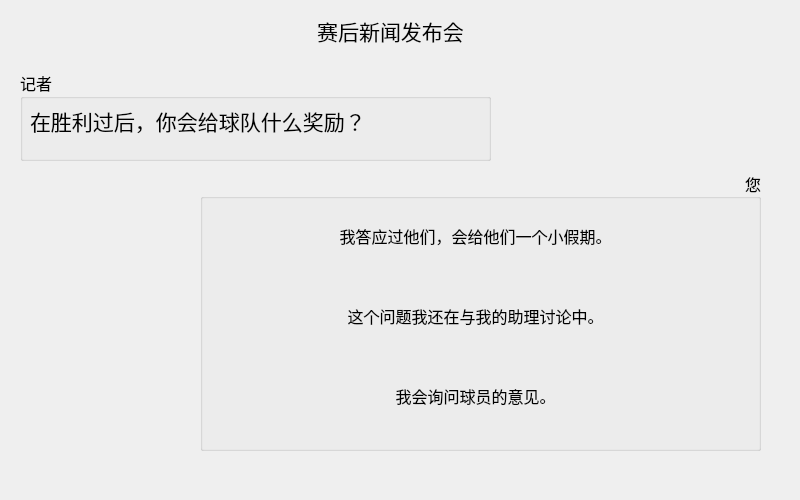
<?xml version="1.0" encoding="UTF-8"?>
<ui version="4.0">
 <class>afterGameWinDialog_3</class>
 <widget class="QDialog" name="afterGameWinDialog_3">
  <property name="geometry">
   <rect>
    <x>0</x>
    <y>0</y>
    <width>800</width>
    <height>500</height>
   </rect>
  </property>
  <property name="windowTitle">
   <string>Dialog</string>
  </property>
  <widget class="QLabel" name="label">
   <property name="geometry">
    <rect>
     <x>180</x>
     <y>10</y>
     <width>421</width>
     <height>41</height>
    </rect>
   </property>
   <property name="font">
    <font>
     <family>等线</family>
     <pointsize>16</pointsize>
    </font>
   </property>
   <property name="text">
    <string>赛后新闻发布会</string>
   </property>
   <property name="alignment">
    <set>Qt::AlignCenter</set>
   </property>
  </widget>
  <widget class="QGroupBox" name="groupBox">
   <property name="geometry">
    <rect>
     <x>20</x>
     <y>70</y>
     <width>471</width>
     <height>91</height>
    </rect>
   </property>
   <property name="font">
    <font>
     <family>等线</family>
     <pointsize>12</pointsize>
    </font>
   </property>
   <property name="title">
    <string>记者</string>
   </property>
   <widget class="QLabel" name="label_2">
    <property name="geometry">
     <rect>
      <x>10</x>
      <y>30</y>
      <width>441</width>
      <height>41</height>
     </rect>
    </property>
    <property name="font">
     <font>
      <family>楷体</family>
      <pointsize>16</pointsize>
     </font>
    </property>
    <property name="text">
     <string>在胜利过后，你会给球队什么奖励？</string>
    </property>
   </widget>
  </widget>
  <widget class="QGroupBox" name="groupBox_2">
   <property name="geometry">
    <rect>
     <x>200</x>
     <y>170</y>
     <width>561</width>
     <height>281</height>
    </rect>
   </property>
   <property name="font">
    <font>
     <family>等线</family>
     <pointsize>12</pointsize>
    </font>
   </property>
   <property name="title">
    <string>您</string>
   </property>
   <property name="alignment">
    <set>Qt::AlignRight|Qt::AlignTrailing|Qt::AlignVCenter</set>
   </property>
   <widget class="QToolButton" name="toolButton">
    <property name="geometry">
     <rect>
      <x>20</x>
      <y>40</y>
      <width>511</width>
      <height>51</height>
     </rect>
    </property>
    <property name="font">
     <font>
      <family>楷体</family>
     </font>
    </property>
    <property name="text">
     <string>我答应过他们，会给他们一个小假期。</string>
    </property>
    <property name="autoRaise">
     <bool>true</bool>
    </property>
   </widget>
   <widget class="QToolButton" name="toolButton_2">
    <property name="geometry">
     <rect>
      <x>20</x>
      <y>120</y>
      <width>511</width>
      <height>51</height>
     </rect>
    </property>
    <property name="font">
     <font>
      <family>楷体</family>
     </font>
    </property>
    <property name="text">
     <string>这个问题我还在与我的助理讨论中。</string>
    </property>
    <property name="autoRaise">
     <bool>true</bool>
    </property>
   </widget>
   <widget class="QToolButton" name="toolButton_3">
    <property name="geometry">
     <rect>
      <x>20</x>
      <y>200</y>
      <width>511</width>
      <height>51</height>
     </rect>
    </property>
    <property name="font">
     <font>
      <family>楷体</family>
     </font>
    </property>
    <property name="text">
     <string>我会询问球员的意见。</string>
    </property>
    <property name="autoRaise">
     <bool>true</bool>
    </property>
   </widget>
  </widget>
 </widget>
 <resources/>
 <connections/>
</ui>
